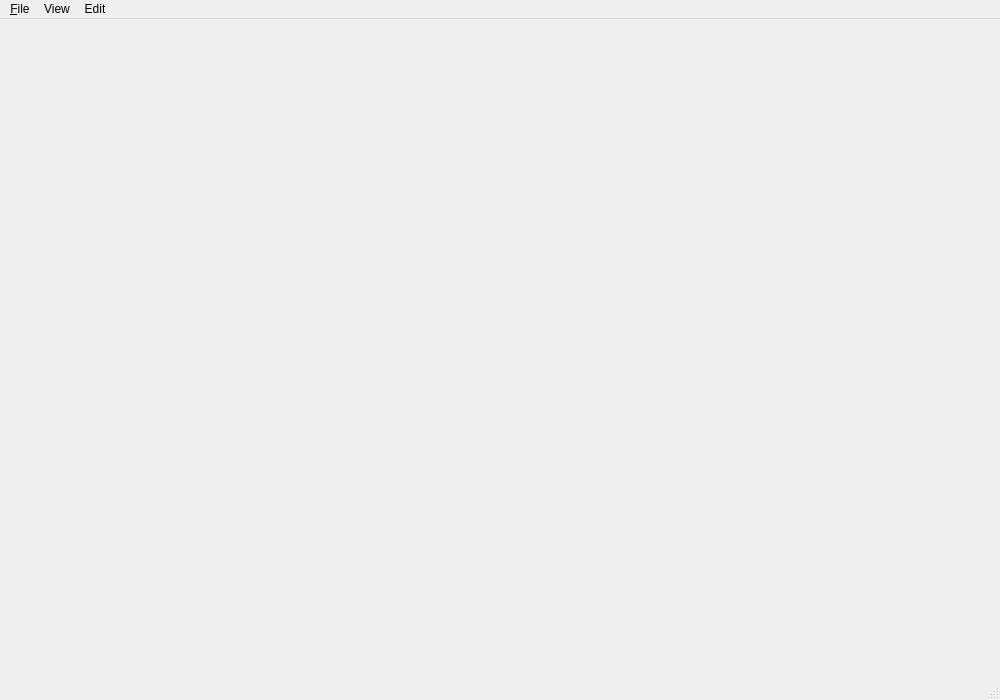
<?xml version="1.0" encoding="UTF-8"?>
<ui version="4.0">
 <class>ViewerGuiClass</class>
 <widget class="QMainWindow" name="ViewerGuiClass">
  <property name="geometry">
   <rect>
    <x>0</x>
    <y>0</y>
    <width>1000</width>
    <height>700</height>
   </rect>
  </property>
  <property name="windowTitle">
   <string>AR Obstacle Visualizer</string>
  </property>
  <widget class="QWidget" name="centralwidget"/>
  <widget class="QMenuBar" name="menubar">
   <property name="geometry">
    <rect>
     <x>0</x>
     <y>0</y>
     <width>1000</width>
     <height>23</height>
    </rect>
   </property>
   <widget class="QMenu" name="menu_File">
    <property name="title">
     <string>&amp;File</string>
    </property>
    <widget class="QMenu" name="menuShow">
     <property name="title">
      <string>Show</string>
     </property>
    </widget>
    <addaction name="actionOpen_file"/>
    <addaction name="actionOpen_graph_incremental"/>
    <addaction name="actionReload_Octree"/>
    <addaction name="separator"/>
    <addaction name="actionSave_file"/>
    <addaction name="actionExport_view"/>
    <addaction name="actionExport_sequence"/>
    <addaction name="separator"/>
    <addaction name="menuShow"/>
    <addaction name="loadcampose"/>
    <addaction name="savecampose"/>
    <addaction name="separator"/>
    <addaction name="actionHelp"/>
    <addaction name="actionExit"/>
   </widget>
   <widget class="QMenu" name="menuView">
    <property name="title">
     <string>View</string>
    </property>
    <widget class="QMenu" name="menuView_mode">
     <property name="title">
      <string>View Mode</string>
     </property>
     <addaction name="actionHeight_map"/>
     <addaction name="actionPrintout_mode"/>
     <addaction name="actionSemanticColoring"/>
    </widget>
    <widget class="QMenu" name="menuBackground_color">
     <property name="title">
      <string>Background</string>
     </property>
     <addaction name="action_bg_black"/>
     <addaction name="action_bg_white"/>
     <addaction name="action_bg_gray"/>
    </widget>
    <addaction name="actionPointcloud"/>
    <addaction name="actionOctree_cells"/>
    <addaction name="actionFree"/>
    <addaction name="actionSelected"/>
    <addaction name="actionOctree_structure"/>
    <addaction name="actionTrajectory"/>
    <addaction name="actionAxes"/>
    <addaction name="actionHideBackground"/>
    <addaction name="separator"/>
    <addaction name="actionAlternateRendering"/>
    <addaction name="separator"/>
    <addaction name="actionReset_view"/>
    <addaction name="actionStore_camera"/>
    <addaction name="actionRestore_camera"/>
    <addaction name="separator"/>
    <addaction name="menuView_mode"/>
    <addaction name="separator"/>
    <addaction name="menuBackground_color"/>
   </widget>
   <widget class="QMenu" name="menuInteract">
    <property name="title">
     <string>Edit</string>
    </property>
    <widget class="QMenu" name="menuDelete_nodes">
     <property name="enabled">
      <bool>false</bool>
     </property>
     <property name="title">
      <string>Delete nodes</string>
     </property>
     <addaction name="actionDelete_nodes_in_selection"/>
     <addaction name="actionDelete_nodes_outside_of_selection"/>
    </widget>
    <widget class="QMenu" name="menuFill_selection">
     <property name="enabled">
      <bool>false</bool>
     </property>
     <property name="title">
      <string>Fill selection</string>
     </property>
     <addaction name="actionClear_selection"/>
     <addaction name="actionFill_selection"/>
     <addaction name="separator"/>
     <addaction name="actionClear_unknown_in_selection"/>
     <addaction name="actionFill_unknown_in_selection"/>
    </widget>
    <widget class="QMenu" name="menuChange_nodes_in_selection">
     <property name="enabled">
      <bool>false</bool>
     </property>
     <property name="title">
      <string>Change nodes in selection</string>
     </property>
     <addaction name="actionClear_nodes_in_selection"/>
     <addaction name="actionFill_nodes_in_selection"/>
    </widget>
    <addaction name="actionConvert_ml_tree"/>
    <addaction name="actionPrune_tree"/>
    <addaction name="actionExpand_tree"/>
    <addaction name="separator"/>
    <addaction name="actionSelection_box"/>
    <addaction name="menuFill_selection"/>
    <addaction name="menuChange_nodes_in_selection"/>
    <addaction name="menuDelete_nodes"/>
    <addaction name="separator"/>
    <addaction name="actionClear"/>
    <addaction name="separator"/>
    <addaction name="actionSettings"/>
   </widget>
   <addaction name="menu_File"/>
   <addaction name="menuView"/>
   <addaction name="menuInteract"/>
  </widget>
  <widget class="QStatusBar" name="statusbar"/>
  <action name="actionOpen_file">
   <property name="icon">
    <iconset resource="../../src/icons.qrc">
     <normaloff>:/icons/document-open.png</normaloff>:/icons/document-open.png</iconset>
   </property>
   <property name="text">
    <string>Open file...</string>
   </property>
   <property name="toolTip">
    <string>Open file</string>
   </property>
  </action>
  <action name="actionSave_file">
   <property name="icon">
    <iconset resource="../../src/icons.qrc">
     <normaloff>:/icons/document-save.png</normaloff>:/icons/document-save.png</iconset>
   </property>
   <property name="text">
    <string>Save tree...</string>
   </property>
   <property name="toolTip">
    <string>Save tree to file</string>
   </property>
  </action>
  <action name="actionExit">
   <property name="icon">
    <iconset resource="../../src/icons.qrc">
     <normaloff>:/icons/application-exit.png</normaloff>:/icons/application-exit.png</iconset>
   </property>
   <property name="text">
    <string>Exit</string>
   </property>
   <property name="shortcut">
    <string>Q</string>
   </property>
  </action>
  <action name="actionPointcloud">
   <property name="checkable">
    <bool>true</bool>
   </property>
   <property name="checked">
    <bool>true</bool>
   </property>
   <property name="text">
    <string>Pointcloud</string>
   </property>
   <property name="shortcut">
    <string>P</string>
   </property>
  </action>
  <action name="actionOctree_cells">
   <property name="checkable">
    <bool>true</bool>
   </property>
   <property name="checked">
    <bool>true</bool>
   </property>
   <property name="text">
    <string>Occupied Octree Volumes</string>
   </property>
   <property name="shortcut">
    <string>O</string>
   </property>
  </action>
  <action name="actionOctree_structure">
   <property name="checkable">
    <bool>true</bool>
   </property>
   <property name="text">
    <string>Octree Structure</string>
   </property>
   <property name="shortcut">
    <string>S</string>
   </property>
  </action>
  <action name="actionTrajectory">
   <property name="checkable">
    <bool>true</bool>
   </property>
   <property name="text">
    <string>Trajectory</string>
   </property>
   <property name="shortcut">
    <string>T</string>
   </property>
  </action>
  <action name="actionAxes">
   <property name="checkable">
    <bool>true</bool>
   </property>
   <property name="text">
    <string>Submap axes</string>
   </property>
   <property name="shortcut">
    <string>X</string>
   </property>
  </action>
  <action name="actionHideBackground">
   <property name="checkable">
    <bool>true</bool>
   </property>
   <property name="text">
    <string>Hide background map</string>
   </property>
   <property name="shortcut">
    <string>0</string>
   </property>
  </action>
  <action name="actionSwitchRenderMode">
   <property name="checkable">
    <bool>false</bool>
   </property>
   <property name="text">
    <string>Alternative rendering</string>
   </property>
  </action>
  <action name="actionClear">
   <property name="text">
    <string>Remove all octrees</string>
   </property>
   <property name="shortcut">
    <string>C</string>
   </property>
  </action>
  <action name="actionFree">
   <property name="checkable">
    <bool>true</bool>
   </property>
   <property name="text">
    <string>Free Octree Volumes</string>
   </property>
   <property name="shortcut">
    <string>F</string>
   </property>
  </action>
  <action name="savecampose">
   <property name="text">
    <string>Save viewer state (camera, window)</string>
   </property>
  </action>
  <action name="loadcampose">
   <property name="text">
    <string>Load viewer state (camera, window)</string>
   </property>
  </action>
  <action name="actionHelp">
   <property name="icon">
    <iconset resource="../../src/icons.qrc">
     <normaloff>:/icons/help-contents.png</normaloff>:/icons/help-contents.png</iconset>
   </property>
   <property name="text">
    <string>Help</string>
   </property>
  </action>
  <action name="actionSettings">
   <property name="icon">
    <iconset resource="../../src/icons.qrc">
     <normaloff>:/icons/configure.png</normaloff>:/icons/configure.png</iconset>
   </property>
   <property name="text">
    <string>Settings</string>
   </property>
  </action>
  <action name="actionReset_view">
   <property name="icon">
    <iconset resource="../../src/icons.qrc">
     <normaloff>:/icons/edit-undo.png</normaloff>:/icons/edit-undo.png</iconset>
   </property>
   <property name="text">
    <string>Reset View</string>
   </property>
   <property name="toolTip">
    <string>Reset the 3D viewpoint</string>
   </property>
  </action>
  <action name="actionTest">
   <property name="text">
    <string>Test</string>
   </property>
  </action>
  <action name="actionPrune_tree">
   <property name="checked">
    <bool>false</bool>
   </property>
   <property name="icon">
    <iconset resource="../../src/icons.qrc">
     <normaloff>:/icons/go-top.png</normaloff>:/icons/go-top.png</iconset>
   </property>
   <property name="text">
    <string>Prune tree</string>
   </property>
  </action>
  <action name="actionConvert_ml_tree">
   <property name="checked">
    <bool>false</bool>
   </property>
   <property name="text">
    <string>Convert to maximum likelihood tree</string>
   </property>
   <property name="toolTip">
    <string>Convert to maximum likelihood tree</string>
   </property>
  </action>
  <action name="actionPrintout_mode">
   <property name="checkable">
    <bool>true</bool>
   </property>
   <property name="text">
    <string>Printout (black/white)</string>
   </property>
  </action>
  <action name="actionSemanticColoring">
   <property name="checkable">
    <bool>true</bool>
   </property>
   <property name="text">
    <string>Semantic Coloring</string>
   </property>
  </action>
  <action name="actionOpen_graph_incremental">
   <property name="icon">
    <iconset resource="../../src/icons.qrc">
     <normaloff>:/icons/document-open.png</normaloff>:/icons/document-open.png</iconset>
   </property>
   <property name="text">
    <string>Open graph incremental...</string>
   </property>
  </action>
  <action name="actionExport_view">
   <property name="icon">
    <iconset resource="../../src/icons.qrc">
     <normaloff>:/icons/view-preview.png</normaloff>:/icons/view-preview.png</iconset>
   </property>
   <property name="text">
    <string>Export view...</string>
   </property>
  </action>
  <action name="actionStore_camera">
   <property name="text">
    <string>Store Camera</string>
   </property>
  </action>
  <action name="actionRestore_camera">
   <property name="enabled">
    <bool>false</bool>
   </property>
   <property name="text">
    <string>Restore camera</string>
   </property>
  </action>
  <action name="actionHeight_map">
   <property name="checkable">
    <bool>true</bool>
   </property>
   <property name="text">
    <string>Height map (color coded)</string>
   </property>
   <property name="shortcut">
    <string>1</string>
   </property>
  </action>
  <action name="action_bg_black">
   <property name="text">
    <string>Black</string>
   </property>
  </action>
  <action name="action_bg_white">
   <property name="text">
    <string>White</string>
   </property>
  </action>
  <action name="action_bg_gray">
   <property name="text">
    <string>Gray</string>
   </property>
  </action>
  <action name="actionChanged_free_only">
   <property name="checkable">
    <bool>true</bool>
   </property>
   <property name="text">
    <string>Selected Octree Volumes</string>
   </property>
  </action>
  <action name="actionExpand_tree">
   <property name="icon">
    <iconset resource="../../src/icons.qrc">
     <normaloff>:/icons/go-bottom.png</normaloff>:/icons/go-bottom.png</iconset>
   </property>
   <property name="text">
    <string>Expand tree</string>
   </property>
   <property name="toolTip">
    <string>Expand tree</string>
   </property>
  </action>
  <action name="actionReload_Octree">
   <property name="icon">
    <iconset resource="../../src/icons.qrc">
     <normaloff>:/icons/view-refresh.png</normaloff>:/icons/view-refresh.png</iconset>
   </property>
   <property name="text">
    <string>Reload Octree</string>
   </property>
   <property name="toolTip">
    <string>Reload the current progress of the Octree</string>
   </property>
   <property name="shortcut">
    <string>R</string>
   </property>
  </action>
  <action name="actionFollow_Mode">
   <property name="checkable">
    <bool>true</bool>
   </property>
   <property name="text">
    <string>Fly Mode</string>
   </property>
  </action>
  <action name="actionExport_sequence">
   <property name="checkable">
    <bool>true</bool>
   </property>
   <property name="text">
    <string>Export view as image sequence...</string>
   </property>
   <property name="toolTip">
    <string>Export view as image sequence. This can be used to create videos.</string>
   </property>
  </action>
  <action name="actionSelected">
   <property name="checkable">
    <bool>true</bool>
   </property>
   <property name="text">
    <string>Selected Octree Volumes</string>
   </property>
  </action>
  <action name="actionSelection_box">
   <property name="checkable">
    <bool>true</bool>
   </property>
   <property name="text">
    <string>Show selection box</string>
   </property>
  </action>
  <action name="actionClear_selection">
   <property name="enabled">
    <bool>true</bool>
   </property>
   <property name="text">
    <string>With &quot;free&quot; (all)</string>
   </property>
  </action>
  <action name="actionFill_selection">
   <property name="enabled">
    <bool>true</bool>
   </property>
   <property name="text">
    <string>With &quot;occupied&quot; (all)</string>
   </property>
  </action>
  <action name="actionClear_nodes_in_selection">
   <property name="enabled">
    <bool>true</bool>
   </property>
   <property name="text">
    <string>To &quot;free&quot;</string>
   </property>
  </action>
  <action name="actionFill_nodes_in_selection">
   <property name="enabled">
    <bool>true</bool>
   </property>
   <property name="text">
    <string>To &quot;occupied&quot;</string>
   </property>
  </action>
  <action name="actionDelete_nodes_in_selection">
   <property name="enabled">
    <bool>true</bool>
   </property>
   <property name="text">
    <string>In selection</string>
   </property>
  </action>
  <action name="actionDelete_nodes_outside_of_selection">
   <property name="enabled">
    <bool>true</bool>
   </property>
   <property name="text">
    <string>Outside of selection (crop)</string>
   </property>
  </action>
  <action name="actionClear_unknown_in_selection">
   <property name="enabled">
    <bool>true</bool>
   </property>
   <property name="text">
    <string>With &quot;free&quot; (only unknown)</string>
   </property>
  </action>
  <action name="actionFill_unknown_in_selection">
   <property name="enabled">
    <bool>true</bool>
   </property>
   <property name="text">
     <string>With &quot;occupied&quot; (only unknown)</string>
   </property>
  </action>
  <action name="actionAlternateRendering">
   <property name="checkable">
    <bool>true</bool>
   </property>
   <property name="text">
    <string>Alternate Rendering</string>
   </property>
   <property name="toolTip">
    <string>Uses precompiled rendering of the octomap. Faster and requires less CPU but more memory on your graphics card. The first rendering takes longer.</string>
   </property>
  </action>
 </widget>
 <resources>
  <include location="../../src/icons.qrc"/>
 </resources>
 <connections/>
</ui>
